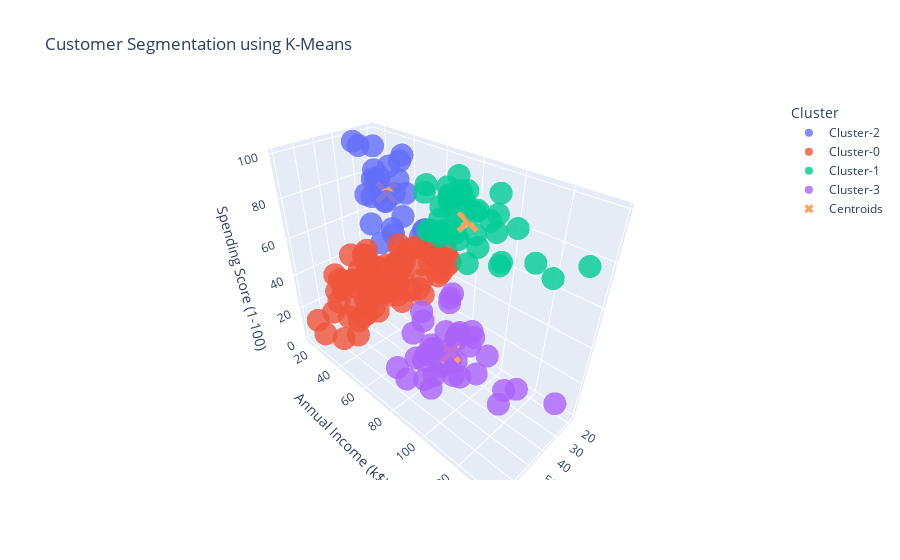

Notebook code for this chart:
### Markdown cell above
### Plot the 3D Clustering

### Code cell
# Create DataFrame for plotting
plot_df_kmeans = df[["Age", "Annual Income (k$)", "Spending Score (1-100)"]].copy()

# Convert cluster labels to pandas Series before string concat
plot_df_kmeans["Cluster"] = "Cluster-" + pd.Series(
    y_pred, index=plot_df_kmeans.index
).astype(str)

# Create 3D scatter plot
fig = px.scatter_3d(
    plot_df_kmeans,
    x="Age",
    y="Annual Income (k$)",
    z="Spending Score (1-100)",
    color="Cluster",
    title="Customer Segmentation using K-Means",
    opacity=0.8,
)

# Add centroids
centroids_array = np.asarray(kmeans.cluster_centers_)
centroids = pd.DataFrame(
    data=centroids_array,
    columns=["Age", "Annual Income (k$)", "Spending Score (1-100)"],
)

fig.add_scatter3d(
    x=centroids["Age"],
    y=centroids["Annual Income (k$)"],
    z=centroids["Spending Score (1-100)"],
    mode="markers",
    marker=dict(size=8, symbol="x"),
    name="Centroids",
)

fig.show()

### Figure 1 — Plotly figure (JSON) as saved in the notebook; plotly's stock layout.template omitted (floating-point values rounded to 4 significant figures)
{"data": [{"hovertemplate": "Cluster=Cluster-2<br>Age=%{x}<br>Annual Income (k$)=%{y}<br>Spending Score (1-100)=%{z}<extra></extra>", "legendgroup": "Cluster-2", "marker": {"color": "#636efa", "opacity": 0.8, "symbol": "circle"}, "mode": "markers", "name": "Cluster-2", "scene": "scene", "showlegend": true, "type": "scatter3d", "x": [19, 21, 23, 22, 23, 30, 35, 24, 22, 20, 35, 25, 31, 29, 35, 23, 21, 18, 21, 30, 20, 24, 31, 24, 33, 19, 18, 19], "y": [15, 15, 16, 17, 18, 19, 19, 20, 20, 21, 23, 24, 25, 28, 28, 29, 30, 33, 33, 34, 37, 38, 39, 39, 42, 46, 48, 48], "z": [39, 81, 77, 76, 94, 72, 99, 77, 79, 66, 98, 73, 73, 82, 61, 87, 73, 92, 81, 73, 75, 92, 61, 65, 60, 55, 59, 59]}, {"hovertemplate": "Cluster=Cluster-0<br>Age=%{x}<br>Annual Income (k$)=%{y}<br>Spending Score (1-100)=%{z}<extra></extra>", "legendgroup": "Cluster-0", "marker": {"color": "#EF553B", "opacity": 0.8, "symbol": "circle"}, "mode": "markers", "name": "Cluster-0", "scene": "scene", "showlegend": true, "type": "scatter3d", "x": [20, 31, 35, 64, 67, 58, 37, 35, 52, 35, 46, 54, 45, 40, 60, 53, 49, 42, 36, 65, 48, 49, 50, 27, 29, 31, 49, 31, 59, 50, 47, 51, 69, 27, 53, 70, 67, 54, 63, 43, 68, 32, 70, 47, 60, 60, 59, 26, 45, 40, 23, 49, 57, 38, 67, 46, 21, 48, 55, 22, 34, 50, 68, 18, 48, 40, 32, 24, 47, 27, 48, 20, 23, 49, 67, 26, 49, 21, 66, 54, 68, 66, 65, 19, 38, 19, 18, 19, 63, 49, 51, 50, 27, 38, 40], "y": [16, 17, 18, 19, 19, 20, 20, 21, 23, 24, 25, 28, 28, 29, 30, 33, 33, 34, 37, 38, 39, 39, 40, 40, 40, 40, 42, 43, 43, 43, 43, 44, 44, 46, 46, 46, 47, 47, 48, 48, 48, 48, 49, 49, 50, 50, 54, 54, 54, 54, 54, 54, 54, 54, 54, 54, 54, 54, 57, 57, 58, 58, 59, 59, 60, 60, 60, 60, 60, 60, 61, 61, 62, 62, 62, 62, 62, 62, 63, 63, 63, 63, 63, 63, 64, 64, 65, 65, 65, 65, 67, 67, 67, 67, 69], "z": [6, 40, 6, 3, 14, 15, 13, 35, 29, 35, 5, 14, 32, 31, 4, 4, 14, 17, 26, 35, 36, 28, 55, 47, 42, 42, 52, 54, 60, 45, 41, 50, 46, 51, 46, 56, 52, 59, 51, 50, 48, 47, 55, 42, 49, 56, 47, 54, 53, 48, 52, 42, 51, 55, 41, 44, 57, 46, 58, 55, 60, 46, 55, 41, 49, 40, 42, 52, 47, 50, 42, 49, 41, 48, 59, 55, 56, 42, 50, 46, 43, 48, 52, 54, 42, 46, 48, 50, 43, 59, 43, 57, 56, 40, 58]}, {"hovertemplate": "Cluster=Cluster-1<br>Age=%{x}<br>Annual Income (k$)=%{y}<br>Spending Score (1-100)=%{z}<extra></extra>", "legendgroup": "Cluster-1", "marker": {"color": "#00cc96", "opacity": 0.8, "symbol": "circle"}, "mode": "markers", "name": "Cluster-1", "scene": "scene", "showlegend": true, "type": "scatter3d", "x": [39, 31, 40, 38, 39, 31, 29, 32, 35, 32, 32, 28, 32, 34, 39, 38, 27, 30, 30, 29, 31, 36, 33, 32, 28, 36, 30, 27, 35, 32, 29, 30, 28, 36, 32, 38, 35, 32, 30], "y": [69, 70, 71, 71, 71, 72, 73, 73, 74, 75, 76, 77, 77, 78, 78, 78, 78, 78, 78, 79, 81, 85, 86, 87, 87, 87, 88, 88, 93, 97, 98, 99, 101, 103, 103, 113, 120, 126, 137], "z": [91, 77, 95, 75, 75, 71, 88, 73, 72, 93, 87, 97, 74, 90, 88, 76, 89, 78, 73, 83, 93, 75, 95, 63, 75, 92, 86, 69, 90, 86, 88, 97, 68, 85, 69, 91, 79, 74, 83]}, {"hovertemplate": "Cluster=Cluster-3<br>Age=%{x}<br>Annual Income (k$)=%{y}<br>Spending Score (1-100)=%{z}<extra></extra>", "legendgroup": "Cluster-3", "marker": {"color": "#ab63fa", "opacity": 0.8, "symbol": "circle"}, "mode": "markers", "name": "Cluster-3", "scene": "scene", "showlegend": true, "type": "scatter3d", "x": [23, 43, 59, 47, 25, 20, 44, 19, 57, 28, 25, 48, 34, 43, 44, 47, 37, 34, 56, 19, 50, 42, 36, 40, 36, 52, 58, 59, 37, 46, 41, 54, 41, 34, 33, 47, 45, 32], "y": [70, 71, 71, 71, 72, 73, 73, 74, 75, 76, 77, 77, 78, 78, 78, 78, 78, 78, 79, 81, 85, 86, 87, 87, 87, 88, 88, 93, 97, 98, 99, 101, 103, 103, 113, 120, 126, 137], "z": [29, 35, 11, 9, 34, 5, 7, 10, 5, 40, 12, 36, 22, 17, 20, 16, 1, 1, 35, 5, 26, 20, 27, 13, 10, 13, 15, 14, 32, 15, 39, 24, 17, 23, 8, 16, 28, 18]}, {"marker": {"size": 8, "symbol": "x"}, "mode": "markers", "name": "Centroids", "type": "scatter3d", "x": [44.89, 32.69, 24.82, 40.39], "y": [48.71, 86.54, 28.71, 87.0], "z": [42.63, 82.13, 74.25, 18.63]}], "layout": {"legend": {"title": {"text": "Cluster"}, "tracegroupgap": 0}, "scene": {"domain": {"x": [0, 1], "y": [0, 1]}, "xaxis": {"title": {"text": "Age"}}, "yaxis": {"title": {"text": "Annual Income (k$)"}}, "zaxis": {"title": {"text": "Spending Score (1-100)"}}}, "title": {"text": "Customer Segmentation using K-Means"}}}
